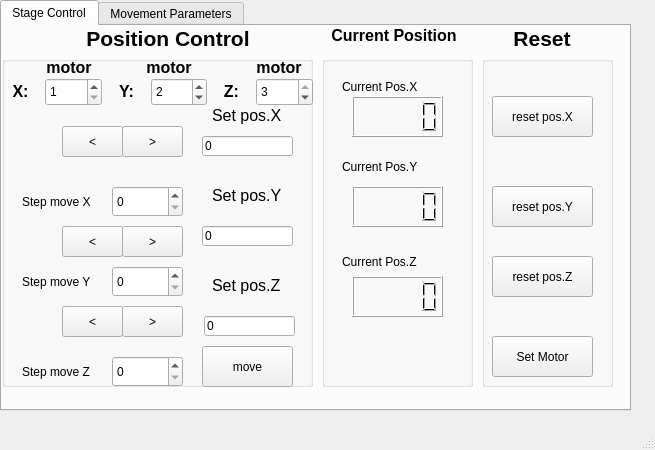
<?xml version="1.0" encoding="UTF-8"?>
<ui version="4.0">
 <class>MainWindow</class>
 <widget class="QMainWindow" name="MainWindow">
  <property name="enabled">
   <bool>true</bool>
  </property>
  <property name="geometry">
   <rect>
    <x>0</x>
    <y>0</y>
    <width>655</width>
    <height>450</height>
   </rect>
  </property>
  <property name="sizePolicy">
   <sizepolicy hsizetype="Preferred" vsizetype="Preferred">
    <horstretch>0</horstretch>
    <verstretch>0</verstretch>
   </sizepolicy>
  </property>
  <property name="minimumSize">
   <size>
    <width>655</width>
    <height>450</height>
   </size>
  </property>
  <property name="maximumSize">
   <size>
    <width>655</width>
    <height>450</height>
   </size>
  </property>
  <property name="windowTitle">
   <string>MainWindow</string>
  </property>
  <widget class="QWidget" name="centralwidget">
   <widget class="QTabWidget" name="tabWidget">
    <property name="geometry">
     <rect>
      <x>0</x>
      <y>0</y>
      <width>631</width>
      <height>411</height>
     </rect>
    </property>
    <property name="currentIndex">
     <number>0</number>
    </property>
    <widget class="QWidget" name="tab">
     <attribute name="title">
      <string>Stage Control</string>
     </attribute>
     <widget class="QLabel" name="label_4">
      <property name="geometry">
       <rect>
        <x>510</x>
        <y>0</y>
        <width>60</width>
        <height>24</height>
       </rect>
      </property>
      <property name="text">
       <string>&lt;html&gt;&lt;head/&gt;&lt;body&gt;&lt;p align=&quot;center&quot;&gt;&lt;span style=&quot; font-size:16pt; font-weight:600;&quot;&gt;Reset&lt;/span&gt;&lt;/p&gt;&lt;/body&gt;&lt;/html&gt;</string>
      </property>
     </widget>
     <widget class="QGroupBox" name="groupBox_2">
      <property name="geometry">
       <rect>
        <x>480</x>
        <y>30</y>
        <width>131</width>
        <height>331</height>
       </rect>
      </property>
      <property name="title">
       <string/>
      </property>
      <widget class="QPushButton" name="ResetPosX">
       <property name="geometry">
        <rect>
         <x>10</x>
         <y>40</y>
         <width>101</width>
         <height>41</height>
        </rect>
       </property>
       <property name="text">
        <string>reset pos.X</string>
       </property>
      </widget>
      <widget class="QPushButton" name="ResetPosY">
       <property name="geometry">
        <rect>
         <x>10</x>
         <y>130</y>
         <width>101</width>
         <height>41</height>
        </rect>
       </property>
       <property name="text">
        <string>reset pos.Y</string>
       </property>
      </widget>
      <widget class="QPushButton" name="ResetPosZ">
       <property name="geometry">
        <rect>
         <x>10</x>
         <y>200</y>
         <width>101</width>
         <height>41</height>
        </rect>
       </property>
       <property name="text">
        <string>reset pos.Z</string>
       </property>
      </widget>
      <widget class="QPushButton" name="SetMotor">
       <property name="geometry">
        <rect>
         <x>10</x>
         <y>280</y>
         <width>101</width>
         <height>41</height>
        </rect>
       </property>
       <property name="text">
        <string>Set Motor</string>
       </property>
      </widget>
     </widget>
     <widget class="QLabel" name="label_8">
      <property name="geometry">
       <rect>
        <x>320</x>
        <y>0</y>
        <width>144</width>
        <height>18</height>
       </rect>
      </property>
      <property name="text">
       <string>&lt;html&gt;&lt;head/&gt;&lt;body&gt;&lt;p align=&quot;center&quot;&gt;&lt;span style=&quot; font-size:12pt; font-weight:600;&quot;&gt;Current Position&lt;/span&gt;&lt;/p&gt;&lt;/body&gt;&lt;/html&gt;</string>
      </property>
     </widget>
     <widget class="QGroupBox" name="groupBox_3">
      <property name="geometry">
       <rect>
        <x>320</x>
        <y>30</y>
        <width>151</width>
        <height>331</height>
       </rect>
      </property>
      <property name="title">
       <string/>
      </property>
      <widget class="QLCDNumber" name="CurrentPosX">
       <property name="geometry">
        <rect>
         <x>30</x>
         <y>40</y>
         <width>91</width>
         <height>41</height>
        </rect>
       </property>
      </widget>
      <widget class="QLCDNumber" name="CurrentPosY">
       <property name="geometry">
        <rect>
         <x>30</x>
         <y>130</y>
         <width>91</width>
         <height>41</height>
        </rect>
       </property>
      </widget>
      <widget class="QLCDNumber" name="CurrentPosZ">
       <property name="geometry">
        <rect>
         <x>30</x>
         <y>220</y>
         <width>91</width>
         <height>41</height>
        </rect>
       </property>
      </widget>
      <widget class="QLabel" name="label_9">
       <property name="geometry">
        <rect>
         <x>20</x>
         <y>20</y>
         <width>81</width>
         <height>21</height>
        </rect>
       </property>
       <property name="text">
        <string>Current Pos.X</string>
       </property>
      </widget>
      <widget class="QLabel" name="label_10">
       <property name="geometry">
        <rect>
         <x>20</x>
         <y>100</y>
         <width>91</width>
         <height>21</height>
        </rect>
       </property>
       <property name="text">
        <string>Current Pos.Y</string>
       </property>
      </widget>
      <widget class="QLabel" name="label_11">
       <property name="geometry">
        <rect>
         <x>20</x>
         <y>190</y>
         <width>91</width>
         <height>31</height>
        </rect>
       </property>
       <property name="text">
        <string>Current Pos.Z</string>
       </property>
      </widget>
     </widget>
     <widget class="QLabel" name="PosContr">
      <property name="geometry">
       <rect>
        <x>70</x>
        <y>0</y>
        <width>192</width>
        <height>24</height>
       </rect>
      </property>
      <property name="text">
       <string>&lt;html&gt;&lt;head/&gt;&lt;body&gt;&lt;p align=&quot;center&quot;&gt;&lt;span style=&quot; font-size:16pt; font-weight:600;&quot;&gt;Position Control&lt;/span&gt;&lt;/p&gt;&lt;/body&gt;&lt;/html&gt;</string>
      </property>
     </widget>
     <widget class="QGroupBox" name="groupBox">
      <property name="geometry">
       <rect>
        <x>0</x>
        <y>30</y>
        <width>311</width>
        <height>331</height>
       </rect>
      </property>
      <property name="title">
       <string/>
      </property>
      <property name="flat">
       <bool>false</bool>
      </property>
      <property name="checkable">
       <bool>false</bool>
      </property>
      <widget class="QLabel" name="label_5">
       <property name="geometry">
        <rect>
         <x>210</x>
         <y>50</y>
         <width>72</width>
         <height>18</height>
        </rect>
       </property>
       <property name="text">
        <string>&lt;html&gt;&lt;head/&gt;&lt;body&gt;&lt;p&gt;&lt;span style=&quot; font-size:12pt;&quot;&gt;Set pos.X&lt;/span&gt;&lt;/p&gt;&lt;/body&gt;&lt;/html&gt;</string>
       </property>
      </widget>
      <widget class="QLabel" name="label_6">
       <property name="geometry">
        <rect>
         <x>210</x>
         <y>130</y>
         <width>72</width>
         <height>18</height>
        </rect>
       </property>
       <property name="text">
        <string>&lt;html&gt;&lt;head/&gt;&lt;body&gt;&lt;p&gt;&lt;span style=&quot; font-size:12pt;&quot;&gt;Set pos.Y&lt;/span&gt;&lt;/p&gt;&lt;/body&gt;&lt;/html&gt;</string>
       </property>
      </widget>
      <widget class="QLabel" name="label_7">
       <property name="geometry">
        <rect>
         <x>210</x>
         <y>220</y>
         <width>72</width>
         <height>18</height>
        </rect>
       </property>
       <property name="text">
        <string>&lt;html&gt;&lt;head/&gt;&lt;body&gt;&lt;p&gt;&lt;span style=&quot; font-size:12pt;&quot;&gt;Set pos.Z&lt;/span&gt;&lt;/p&gt;&lt;/body&gt;&lt;/html&gt;</string>
       </property>
      </widget>
      <widget class="QSpinBox" name="StepMoveX">
       <property name="geometry">
        <rect>
         <x>110</x>
         <y>130</y>
         <width>71</width>
         <height>31</height>
        </rect>
       </property>
       <property name="buttonSymbols">
        <enum>QAbstractSpinBox::UpDownArrows</enum>
       </property>
      </widget>
      <widget class="QSpinBox" name="StepMoveY">
       <property name="geometry">
        <rect>
         <x>110</x>
         <y>210</y>
         <width>71</width>
         <height>31</height>
        </rect>
       </property>
      </widget>
      <widget class="QSpinBox" name="StepMoveZ">
       <property name="geometry">
        <rect>
         <x>110</x>
         <y>300</y>
         <width>71</width>
         <height>31</height>
        </rect>
       </property>
      </widget>
      <widget class="QLabel" name="label">
       <property name="geometry">
        <rect>
         <x>20</x>
         <y>130</y>
         <width>71</width>
         <height>31</height>
        </rect>
       </property>
       <property name="text">
        <string>Step move X</string>
       </property>
      </widget>
      <widget class="QLabel" name="label_2">
       <property name="geometry">
        <rect>
         <x>20</x>
         <y>210</y>
         <width>71</width>
         <height>31</height>
        </rect>
       </property>
       <property name="text">
        <string>Step move Y</string>
       </property>
      </widget>
      <widget class="QLabel" name="label_3">
       <property name="geometry">
        <rect>
         <x>20</x>
         <y>300</y>
         <width>71</width>
         <height>31</height>
        </rect>
       </property>
       <property name="text">
        <string>Step move Z</string>
       </property>
      </widget>
      <widget class="QPushButton" name="XMinus">
       <property name="geometry">
        <rect>
         <x>60</x>
         <y>70</y>
         <width>61</width>
         <height>31</height>
        </rect>
       </property>
       <property name="text">
        <string>&lt;</string>
       </property>
      </widget>
      <widget class="QPushButton" name="XPlus">
       <property name="geometry">
        <rect>
         <x>120</x>
         <y>70</y>
         <width>61</width>
         <height>31</height>
        </rect>
       </property>
       <property name="text">
        <string>&gt;</string>
       </property>
      </widget>
      <widget class="QPushButton" name="YMinus">
       <property name="geometry">
        <rect>
         <x>60</x>
         <y>170</y>
         <width>61</width>
         <height>31</height>
        </rect>
       </property>
       <property name="text">
        <string>&lt;</string>
       </property>
      </widget>
      <widget class="QPushButton" name="YPlus">
       <property name="geometry">
        <rect>
         <x>120</x>
         <y>170</y>
         <width>61</width>
         <height>31</height>
        </rect>
       </property>
       <property name="text">
        <string>&gt;</string>
       </property>
      </widget>
      <widget class="QPushButton" name="ZMinus">
       <property name="geometry">
        <rect>
         <x>60</x>
         <y>250</y>
         <width>61</width>
         <height>31</height>
        </rect>
       </property>
       <property name="text">
        <string>&lt;</string>
       </property>
      </widget>
      <widget class="QPushButton" name="ZPlus">
       <property name="geometry">
        <rect>
         <x>120</x>
         <y>250</y>
         <width>61</width>
         <height>31</height>
        </rect>
       </property>
       <property name="text">
        <string>&gt;</string>
       </property>
      </widget>
      <widget class="QPushButton" name="MoveButton">
       <property name="geometry">
        <rect>
         <x>200</x>
         <y>290</y>
         <width>91</width>
         <height>41</height>
        </rect>
       </property>
       <property name="text">
        <string>move</string>
       </property>
      </widget>
      <widget class="QLineEdit" name="SetPosX">
       <property name="geometry">
        <rect>
         <x>200</x>
         <y>80</y>
         <width>91</width>
         <height>20</height>
        </rect>
       </property>
       <property name="text">
        <string>0</string>
       </property>
      </widget>
      <widget class="QLineEdit" name="SetPosY">
       <property name="geometry">
        <rect>
         <x>200</x>
         <y>170</y>
         <width>91</width>
         <height>20</height>
        </rect>
       </property>
       <property name="text">
        <string>0</string>
       </property>
      </widget>
      <widget class="QLineEdit" name="SetPosZ">
       <property name="geometry">
        <rect>
         <x>202</x>
         <y>260</y>
         <width>91</width>
         <height>20</height>
        </rect>
       </property>
       <property name="text">
        <string>0</string>
       </property>
      </widget>
      <widget class="QLabel" name="label_29">
       <property name="geometry">
        <rect>
         <x>40</x>
         <y>2</y>
         <width>54</width>
         <height>20</height>
        </rect>
       </property>
       <property name="text">
        <string>&lt;html&gt;&lt;head/&gt;&lt;body&gt;&lt;p align=&quot;center&quot;&gt;&lt;span style=&quot; font-size:12pt; font-weight:600;&quot;&gt;motor&lt;/span&gt;&lt;/p&gt;&lt;/body&gt;&lt;/html&gt;</string>
       </property>
      </widget>
      <widget class="QLabel" name="label_30">
       <property name="geometry">
        <rect>
         <x>140</x>
         <y>2</y>
         <width>54</width>
         <height>20</height>
        </rect>
       </property>
       <property name="text">
        <string>&lt;html&gt;&lt;head/&gt;&lt;body&gt;&lt;p align=&quot;center&quot;&gt;&lt;span style=&quot; font-size:12pt; font-weight:600;&quot;&gt;motor&lt;/span&gt;&lt;/p&gt;&lt;/body&gt;&lt;/html&gt;</string>
       </property>
      </widget>
      <widget class="QLabel" name="label_31">
       <property name="geometry">
        <rect>
         <x>250</x>
         <y>2</y>
         <width>54</width>
         <height>20</height>
        </rect>
       </property>
       <property name="text">
        <string>&lt;html&gt;&lt;head/&gt;&lt;body&gt;&lt;p align=&quot;center&quot;&gt;&lt;span style=&quot; font-size:12pt; font-weight:600;&quot;&gt;motor&lt;/span&gt;&lt;/p&gt;&lt;/body&gt;&lt;/html&gt;</string>
       </property>
      </widget>
      <widget class="QWidget" name="">
       <property name="geometry">
        <rect>
         <x>0</x>
         <y>20</y>
         <width>311</width>
         <height>32</height>
        </rect>
       </property>
       <layout class="QHBoxLayout" name="horizontalLayout_4">
        <item>
         <widget class="QLabel" name="label_26">
          <property name="minimumSize">
           <size>
            <width>0</width>
            <height>20</height>
           </size>
          </property>
          <property name="maximumSize">
           <size>
            <width>37</width>
            <height>16777215</height>
           </size>
          </property>
          <property name="text">
           <string>&lt;html&gt;&lt;head/&gt;&lt;body&gt;&lt;p align=&quot;center&quot;&gt;&lt;span style=&quot; font-size:12pt; font-weight:600;&quot;&gt;X:&lt;/span&gt;&lt;/p&gt;&lt;/body&gt;&lt;/html&gt;</string>
          </property>
         </widget>
        </item>
        <item>
         <widget class="QSpinBox" name="X_Motor_Num">
          <property name="minimumSize">
           <size>
            <width>0</width>
            <height>28</height>
           </size>
          </property>
          <property name="minimum">
           <number>1</number>
          </property>
          <property name="maximum">
           <number>3</number>
          </property>
         </widget>
        </item>
        <item>
         <widget class="QLabel" name="label_27">
          <property name="minimumSize">
           <size>
            <width>0</width>
            <height>20</height>
           </size>
          </property>
          <property name="maximumSize">
           <size>
            <width>37</width>
            <height>16777215</height>
           </size>
          </property>
          <property name="text">
           <string>&lt;html&gt;&lt;head/&gt;&lt;body&gt;&lt;p align=&quot;center&quot;&gt;&lt;span style=&quot; font-size:12pt; font-weight:600;&quot;&gt;Y:&lt;/span&gt;&lt;/p&gt;&lt;/body&gt;&lt;/html&gt;</string>
          </property>
         </widget>
        </item>
        <item>
         <widget class="QSpinBox" name="Y_Motor_Num">
          <property name="minimumSize">
           <size>
            <width>0</width>
            <height>28</height>
           </size>
          </property>
          <property name="minimum">
           <number>1</number>
          </property>
          <property name="maximum">
           <number>3</number>
          </property>
          <property name="value">
           <number>2</number>
          </property>
         </widget>
        </item>
        <item>
         <widget class="QLabel" name="label_28">
          <property name="minimumSize">
           <size>
            <width>0</width>
            <height>20</height>
           </size>
          </property>
          <property name="maximumSize">
           <size>
            <width>37</width>
            <height>16777215</height>
           </size>
          </property>
          <property name="text">
           <string>&lt;html&gt;&lt;head/&gt;&lt;body&gt;&lt;p align=&quot;center&quot;&gt;&lt;span style=&quot; font-size:12pt; font-weight:600;&quot;&gt;Z:&lt;/span&gt;&lt;/p&gt;&lt;/body&gt;&lt;/html&gt;</string>
          </property>
         </widget>
        </item>
        <item>
         <widget class="QSpinBox" name="Z_Motor_Num">
          <property name="minimumSize">
           <size>
            <width>0</width>
            <height>28</height>
           </size>
          </property>
          <property name="minimum">
           <number>1</number>
          </property>
          <property name="maximum">
           <number>3</number>
          </property>
          <property name="value">
           <number>3</number>
          </property>
         </widget>
        </item>
       </layout>
      </widget>
     </widget>
    </widget>
    <widget class="QWidget" name="tab_2">
     <attribute name="title">
      <string>Movement Parameters</string>
     </attribute>
     <widget class="QLabel" name="label_12">
      <property name="geometry">
       <rect>
        <x>10</x>
        <y>20</y>
        <width>111</width>
        <height>21</height>
       </rect>
      </property>
      <property name="text">
       <string>&lt;html&gt;&lt;head/&gt;&lt;body&gt;&lt;p&gt;&lt;span style=&quot; font-weight:600;&quot;&gt;Step definitions&lt;/span&gt;&lt;/p&gt;&lt;/body&gt;&lt;/html&gt;</string>
      </property>
     </widget>
     <widget class="QGroupBox" name="groupBox_4">
      <property name="geometry">
       <rect>
        <x>20</x>
        <y>50</y>
        <width>311</width>
        <height>301</height>
       </rect>
      </property>
      <property name="title">
       <string/>
      </property>
      <widget class="QSpinBox" name="x0">
       <property name="geometry">
        <rect>
         <x>20</x>
         <y>40</y>
         <width>91</width>
         <height>31</height>
        </rect>
       </property>
      </widget>
      <widget class="QSpinBox" name="dx">
       <property name="geometry">
        <rect>
         <x>115</x>
         <y>40</y>
         <width>91</width>
         <height>31</height>
        </rect>
       </property>
       <property name="minimum">
        <number>1</number>
       </property>
      </widget>
      <widget class="QSpinBox" name="Nx">
       <property name="geometry">
        <rect>
         <x>210</x>
         <y>40</y>
         <width>101</width>
         <height>31</height>
        </rect>
       </property>
      </widget>
      <widget class="QSpinBox" name="y0">
       <property name="geometry">
        <rect>
         <x>20</x>
         <y>110</y>
         <width>91</width>
         <height>31</height>
        </rect>
       </property>
       <property name="sizePolicy">
        <sizepolicy hsizetype="Minimum" vsizetype="Fixed">
         <horstretch>0</horstretch>
         <verstretch>0</verstretch>
        </sizepolicy>
       </property>
       <property name="minimumSize">
        <size>
         <width>0</width>
         <height>0</height>
        </size>
       </property>
       <property name="sizeIncrement">
        <size>
         <width>0</width>
         <height>20</height>
        </size>
       </property>
       <property name="minimum">
        <number>0</number>
       </property>
      </widget>
      <widget class="QSpinBox" name="Ny">
       <property name="geometry">
        <rect>
         <x>210</x>
         <y>110</y>
         <width>101</width>
         <height>31</height>
        </rect>
       </property>
      </widget>
      <widget class="QSpinBox" name="dy">
       <property name="geometry">
        <rect>
         <x>115</x>
         <y>110</y>
         <width>91</width>
         <height>31</height>
        </rect>
       </property>
       <property name="minimum">
        <number>1</number>
       </property>
      </widget>
      <widget class="QSpinBox" name="z0">
       <property name="geometry">
        <rect>
         <x>20</x>
         <y>180</y>
         <width>91</width>
         <height>31</height>
        </rect>
       </property>
      </widget>
      <widget class="QSpinBox" name="Nz">
       <property name="geometry">
        <rect>
         <x>210</x>
         <y>180</y>
         <width>101</width>
         <height>31</height>
        </rect>
       </property>
      </widget>
      <widget class="QSpinBox" name="dz">
       <property name="geometry">
        <rect>
         <x>115</x>
         <y>180</y>
         <width>91</width>
         <height>31</height>
        </rect>
       </property>
       <property name="minimum">
        <number>1</number>
       </property>
      </widget>
      <widget class="QLabel" name="label_19">
       <property name="geometry">
        <rect>
         <x>20</x>
         <y>150</y>
         <width>86</width>
         <height>29</height>
        </rect>
       </property>
       <property name="text">
        <string>&lt;html&gt;&lt;head/&gt;&lt;body&gt;&lt;p&gt;&lt;span style=&quot; font-size:12pt; font-weight:600;&quot;&gt;z0&lt;/span&gt;&lt;/p&gt;&lt;/body&gt;&lt;/html&gt;</string>
       </property>
      </widget>
      <widget class="QLabel" name="label_20">
       <property name="geometry">
        <rect>
         <x>112</x>
         <y>150</y>
         <width>85</width>
         <height>29</height>
        </rect>
       </property>
       <property name="text">
        <string>&lt;html&gt;&lt;head/&gt;&lt;body&gt;&lt;p&gt;&lt;span style=&quot; font-size:12pt; font-weight:600;&quot;&gt;dz&lt;/span&gt;&lt;/p&gt;&lt;/body&gt;&lt;/html&gt;</string>
       </property>
      </widget>
      <widget class="QLabel" name="label_21">
       <property name="geometry">
        <rect>
         <x>203</x>
         <y>150</y>
         <width>86</width>
         <height>29</height>
        </rect>
       </property>
       <property name="text">
        <string>&lt;html&gt;&lt;head/&gt;&lt;body&gt;&lt;p&gt;&lt;span style=&quot; font-size:12pt; font-weight:600;&quot;&gt;Nz&lt;/span&gt;&lt;/p&gt;&lt;/body&gt;&lt;/html&gt;</string>
       </property>
      </widget>
      <widget class="QPushButton" name="ScanBut">
       <property name="geometry">
        <rect>
         <x>180</x>
         <y>240</y>
         <width>91</width>
         <height>41</height>
        </rect>
       </property>
       <property name="text">
        <string>Scan</string>
       </property>
      </widget>
      <widget class="QWidget" name="layoutWidget">
       <property name="geometry">
        <rect>
         <x>20</x>
         <y>10</y>
         <width>271</width>
         <height>31</height>
        </rect>
       </property>
       <layout class="QHBoxLayout" name="horizontalLayout">
        <item>
         <widget class="QLabel" name="label_13">
          <property name="text">
           <string>&lt;html&gt;&lt;head/&gt;&lt;body&gt;&lt;p&gt;&lt;span style=&quot; font-size:12pt; font-weight:600;&quot;&gt;x0&lt;/span&gt;&lt;/p&gt;&lt;/body&gt;&lt;/html&gt;</string>
          </property>
         </widget>
        </item>
        <item>
         <widget class="QLabel" name="label_14">
          <property name="text">
           <string>&lt;html&gt;&lt;head/&gt;&lt;body&gt;&lt;p&gt;&lt;span style=&quot; font-size:12pt; font-weight:600;&quot;&gt;dx&lt;/span&gt;&lt;/p&gt;&lt;/body&gt;&lt;/html&gt;</string>
          </property>
         </widget>
        </item>
        <item>
         <widget class="QLabel" name="label_15">
          <property name="text">
           <string>&lt;html&gt;&lt;head/&gt;&lt;body&gt;&lt;p&gt;&lt;span style=&quot; font-size:12pt; font-weight:600;&quot;&gt;Nx&lt;/span&gt;&lt;/p&gt;&lt;/body&gt;&lt;/html&gt;</string>
          </property>
         </widget>
        </item>
       </layout>
      </widget>
      <widget class="QWidget" name="layoutWidget">
       <property name="geometry">
        <rect>
         <x>20</x>
         <y>80</y>
         <width>271</width>
         <height>31</height>
        </rect>
       </property>
       <layout class="QHBoxLayout" name="horizontalLayout_2">
        <item>
         <widget class="QLabel" name="label_16">
          <property name="text">
           <string>&lt;html&gt;&lt;head/&gt;&lt;body&gt;&lt;p&gt;&lt;span style=&quot; font-size:12pt; font-weight:600;&quot;&gt;y0&lt;/span&gt;&lt;/p&gt;&lt;/body&gt;&lt;/html&gt;</string>
          </property>
         </widget>
        </item>
        <item>
         <widget class="QLabel" name="label_17">
          <property name="text">
           <string>&lt;html&gt;&lt;head/&gt;&lt;body&gt;&lt;p&gt;&lt;span style=&quot; font-size:12pt; font-weight:600;&quot;&gt;dy&lt;/span&gt;&lt;/p&gt;&lt;/body&gt;&lt;/html&gt;</string>
          </property>
         </widget>
        </item>
        <item>
         <widget class="QLabel" name="label_18">
          <property name="text">
           <string>&lt;html&gt;&lt;head/&gt;&lt;body&gt;&lt;p&gt;&lt;span style=&quot; font-size:12pt; font-weight:600;&quot;&gt;Ny&lt;/span&gt;&lt;/p&gt;&lt;/body&gt;&lt;/html&gt;</string>
          </property>
         </widget>
        </item>
       </layout>
      </widget>
      <widget class="QWidget" name="layoutWidget">
       <property name="geometry">
        <rect>
         <x>20</x>
         <y>150</y>
         <width>271</width>
         <height>31</height>
        </rect>
       </property>
       <layout class="QHBoxLayout" name="horizontalLayout_3"/>
      </widget>
     </widget>
     <widget class="QGroupBox" name="groupBox_5">
      <property name="geometry">
       <rect>
        <x>380</x>
        <y>40</y>
        <width>151</width>
        <height>331</height>
       </rect>
      </property>
      <property name="title">
       <string/>
      </property>
      <widget class="QLCDNumber" name="CurrentPosX_2">
       <property name="geometry">
        <rect>
         <x>30</x>
         <y>40</y>
         <width>91</width>
         <height>41</height>
        </rect>
       </property>
      </widget>
      <widget class="QLCDNumber" name="CurrentPosY_2">
       <property name="geometry">
        <rect>
         <x>30</x>
         <y>130</y>
         <width>91</width>
         <height>41</height>
        </rect>
       </property>
      </widget>
      <widget class="QLCDNumber" name="CurrentPosZ_2">
       <property name="geometry">
        <rect>
         <x>30</x>
         <y>220</y>
         <width>91</width>
         <height>41</height>
        </rect>
       </property>
      </widget>
      <widget class="QLabel" name="label_22">
       <property name="geometry">
        <rect>
         <x>20</x>
         <y>20</y>
         <width>81</width>
         <height>21</height>
        </rect>
       </property>
       <property name="text">
        <string>Current Pos.X</string>
       </property>
      </widget>
      <widget class="QLabel" name="label_23">
       <property name="geometry">
        <rect>
         <x>20</x>
         <y>100</y>
         <width>91</width>
         <height>21</height>
        </rect>
       </property>
       <property name="text">
        <string>Current Pos.Y</string>
       </property>
      </widget>
      <widget class="QLabel" name="label_24">
       <property name="geometry">
        <rect>
         <x>20</x>
         <y>190</y>
         <width>91</width>
         <height>31</height>
        </rect>
       </property>
       <property name="text">
        <string>Current Pos.Z</string>
       </property>
      </widget>
     </widget>
     <widget class="QLabel" name="label_25">
      <property name="geometry">
       <rect>
        <x>380</x>
        <y>10</y>
        <width>144</width>
        <height>18</height>
       </rect>
      </property>
      <property name="text">
       <string>&lt;html&gt;&lt;head/&gt;&lt;body&gt;&lt;p align=&quot;center&quot;&gt;&lt;span style=&quot; font-size:12pt; font-weight:600;&quot;&gt;Current Position&lt;/span&gt;&lt;/p&gt;&lt;/body&gt;&lt;/html&gt;</string>
      </property>
     </widget>
    </widget>
   </widget>
  </widget>
  <widget class="QMenuBar" name="menubar">
   <property name="geometry">
    <rect>
     <x>0</x>
     <y>0</y>
     <width>655</width>
     <height>23</height>
    </rect>
   </property>
  </widget>
  <widget class="QStatusBar" name="statusbar"/>
 </widget>
 <resources/>
 <connections/>
</ui>
